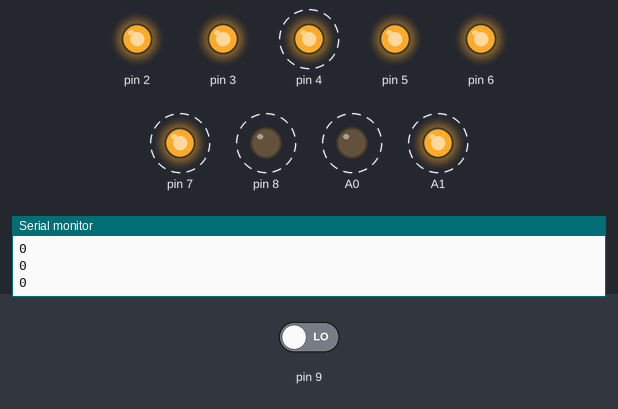
Recording of a sketch running on a simulated Arduino Uno, built with avr-gcc and run on an emulated ATmega328P. Parts: output pins drawn as LEDs (lit = HIGH), the last lines printed to the serial monitor. Dashed ring = blinking. The inputs (shaded band) are chosen by the test bench; at power-on: pin 9 LOW.

Above: at 1.2 s.
1.3 s: pin 9 driven HIGH
At 2.6 s:
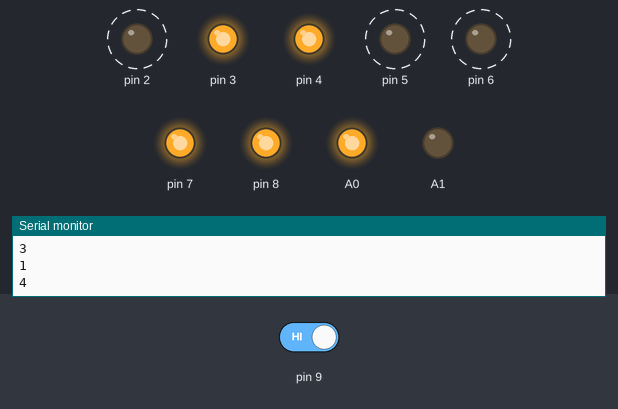
At 3.1 s:
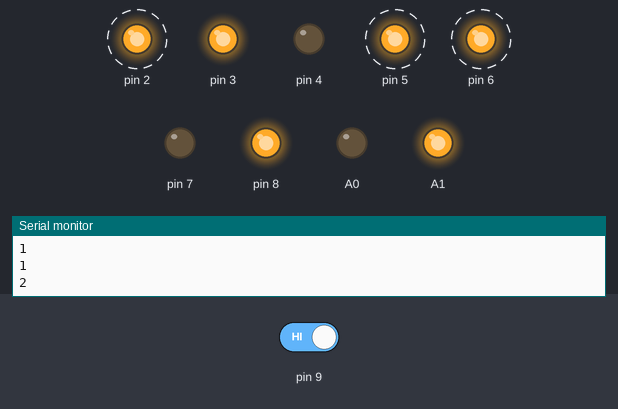
4.3 s: pin 9 driven LOW
At 4.45 s:
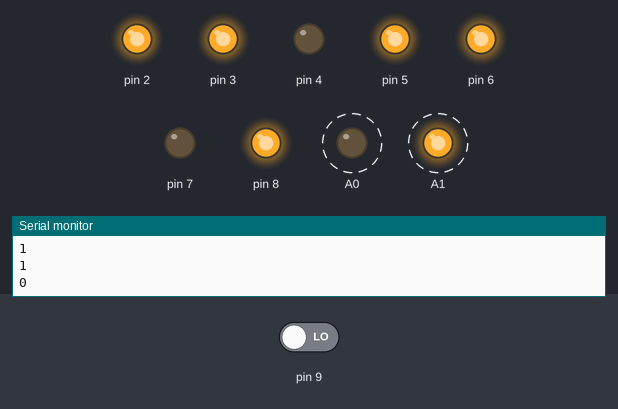
Timing chart, 0 to 13.3 s (numbered marks = the images above; inputs shaded):
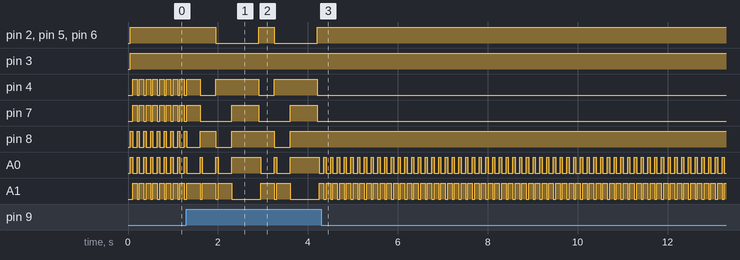

Measured:
- after the input at 1.3 s, pin 2, pin 5, pin 6: alternates HIGH for 0.35 s and LOW for 0.95 s, starting after 0.65 s
- after the input at 4.3 s, pin 2, pin 5, pin 6, pin 8: stops changing and stays HIGH; pin 4, pin 7: stops changing and stays LOW
- by itself, pin 4: repeats every 1.3 s: LOW 0.35 s, HIGH 0.95 s
- by itself, pin 7: repeats every 1.3 s: LOW 0.70 s, HIGH 0.60 s
- by itself, A0: alternates HIGH for 0.05 s and LOW for 0.10 s
- by itself, A1: alternates HIGH for 0.10 s and LOW for 0.05 s

The sketch:

sketch_multiplexorcarnet.ino
```cpp
int digitos; //creamos variables
int digitos2;
int digitos3 = 0;
int contador = 0;
void mostrarNumero (int x);

void setup()
{
  Serial.begin(9600);//encendemos el monitor serial
  for(int i=2; i<9;i++)
    pinMode(i, OUTPUT);//activamos las salidas
  pinMode(A0,OUTPUT);
  pinMode(A1,OUTPUT);

  pinMode(9,INPUT);
  pinMode(10,INPUT);

}

void loop()
{

  digitos = digitalRead(9);/*creamos toda la funcion del if contador*/
  Serial.println(digitos);
  delay(50);
  if(digitos == HIGH){
contador++;
Serial.println(contador);/**/
delay(200);
}

  if(contador  == 0){ /*creamos el creamos los patrones de como se veran los numeros*/
    mostrarNumero (2);
  digitalWrite(A1,LOW);
  digitalWrite(A0,HIGH);
  delay(50);

  mostrarNumero (0);
  digitalWrite(A1,HIGH);
  digitalWrite(A0,LOW);
  delay(50);
  }

 if(contador == 1){
     mostrarNumero (2);
  digitalWrite(A1,LOW);
  digitalWrite(A0,HIGH);
  delay(50);

  mostrarNumero (2);
  digitalWrite(A1,HIGH);
  digitalWrite(A0,LOW);
  delay(50);
  }
  if(contador == 2){
      mostrarNumero (1);
  digitalWrite(A1,LOW);
  digitalWrite(A0,HIGH);
  delay(50);

  mostrarNumero (1);
  digitalWrite(A1,HIGH);
  digitalWrite(A0,LOW);
  delay(50);
    }
if(contador == 3){
    mostrarNumero (4);
  digitalWrite(A1,LOW);
  digitalWrite(A0,HIGH); /**/
  delay(50);
  }
  if(contador == 4){
   contador = contador-4; //reiniciamos el contador
delay(50);  }

}


void mostrarNumero (int x)//mostrara el numero esta funcion
{
   switch(x){
    case 0:
      digitalWrite(2,HIGH);//mostrara 0
      digitalWrite(3,HIGH);
      digitalWrite(4,HIGH);
      digitalWrite(5,HIGH);
      digitalWrite(6,HIGH);
      digitalWrite(7,HIGH);
      digitalWrite(8,LOW);
      break;

  case 1:
    digitalWrite(2,LOW);//mostrara 1
    digitalWrite(3,HIGH);
    digitalWrite(4,HIGH);
    digitalWrite(5,LOW);
    digitalWrite(6,LOW);
    digitalWrite(7,LOW);
    digitalWrite(8,LOW);
    break;

   case 2:
    digitalWrite(2,HIGH);//mostrara 2
    digitalWrite(3,HIGH);
    digitalWrite(4,LOW);
    digitalWrite(5,HIGH);
    digitalWrite(6,HIGH);
    digitalWrite(7,LOW);
    digitalWrite(8,HIGH);
     break;


   case 4:
    digitalWrite(2,LOW);//mostrara 4
    digitalWrite(3,HIGH);
    digitalWrite(4,HIGH);
    digitalWrite(5,LOW);
    digitalWrite(6,LOW);
    digitalWrite(7,HIGH);
    digitalWrite(8,HIGH);
    break;


  }

}
```
